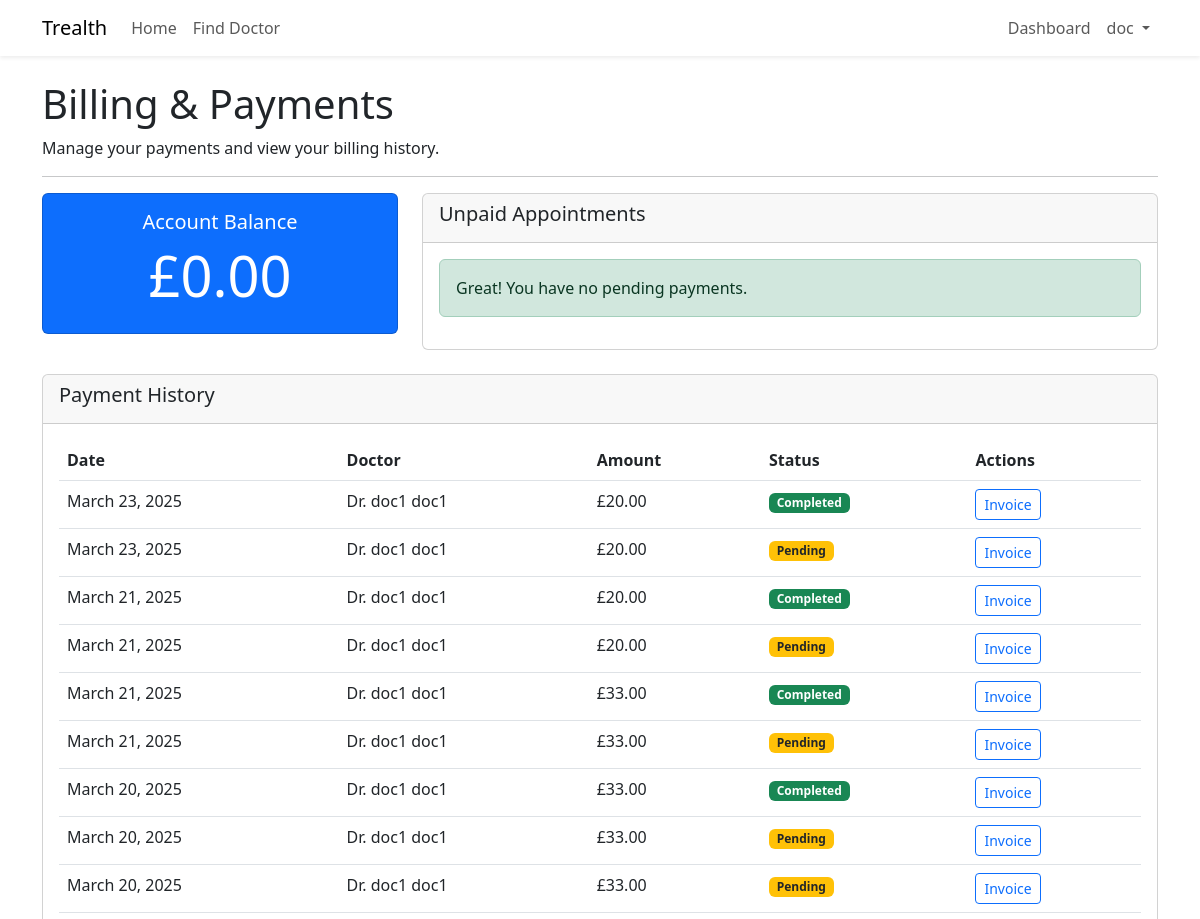
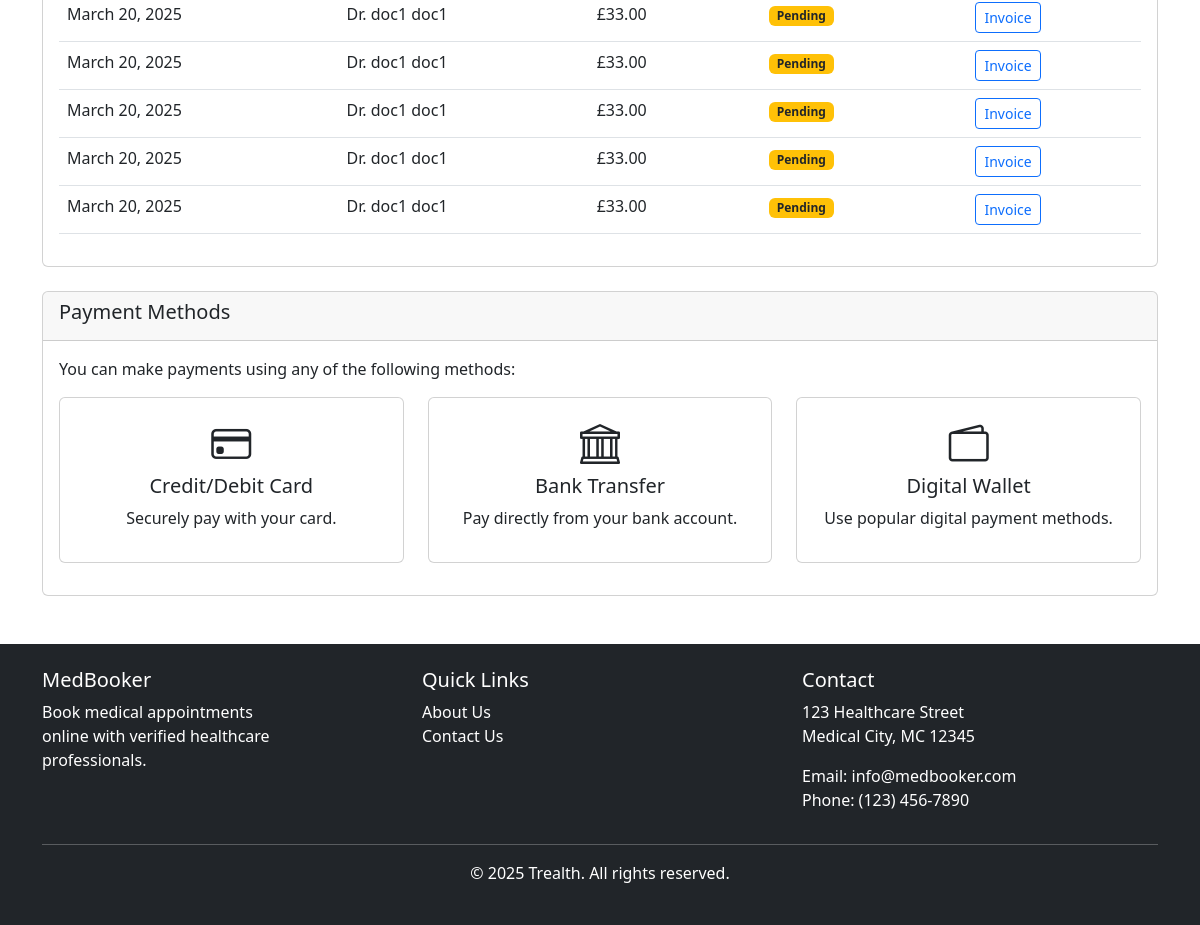
/patients/billing-payments/ (signed in), run on the app's committed database (2 pictures, top to bottom).
### accounts/models.py (models this page shows)
class User(AbstractUser):
    USER_TYPE_CHOICES = (
        ('doctor', 'Doctor'),
        ('patient', 'Patient'),
        ('admin', 'Administrator'),
    )
    email = models.EmailField(unique=True)
    user_type = models.CharField(max_length=10, choices=USER_TYPE_CHOICES)
    USERNAME_FIELD = 'email'
    REQUIRED_FIELDS = ['first_name', 'last_name']
    objects = CustomUserManager()

### patients/models.py (models this page shows, shortened)
class Patient(models.Model):
    patient_id = models.AutoField(primary_key=True)
    user = models.OneToOneField(settings.AUTH_USER_MODEL, on_delete=models.CASCADE, related_name='patient_profile')
    full_name = models.CharField(max_length=255)
    date_of_birth = models.DateField()
    gender = models.CharField(max_length=10)
    blood_type = models.CharField(max_length=5)
    allergies = models.CharField(max_length=255, blank=True)
    emergency_contact = models.CharField(max_length=255)
    balance = models.DecimalField(max_digits=10, decimal_places=2, default=0.00)
    location = models.CharField(max_length=255)

### payments/models.py (models this page shows, shortened)
class Payment(models.Model):
    PAYMENT_STATUS_CHOICES = (
        ('pending', 'Pending'),
        ('completed', 'Completed'),
        ('failed', 'Failed'),
        ('refunded', 'Refunded'),
    )
    payment_id = models.AutoField(primary_key=True)
    patient = models.ForeignKey(Patient, on_delete=models.CASCADE, related_name='payments')
    appointment = models.ForeignKey(Appointment, on_delete=models.CASCADE, related_name='payments')
    amount = models.DecimalField(max_digits=10, decimal_places=2)
    payment_status = models.CharField(max_length=20, choices=PAYMENT_STATUS_CHOICES, default='pending')
    payment_date = models.DateTimeField(auto_now_add=True)

### appointments/models.py (models this page shows, shortened)
class Appointment(models.Model):
    STATUS_CHOICES = (
        ('scheduled', 'Scheduled'),
        ('completed', 'Completed'),
        ('cancelled', 'Cancelled'),
        ('no_show', 'No Show'),
    )
    appointment_id = models.AutoField(primary_key=True)
    doctor = models.ForeignKey(Doctor, on_delete=models.CASCADE, related_name='appointments')
    patient = models.ForeignKey(Patient, on_delete=models.CASCADE, related_name='appointments')
    appointment_date = models.DateTimeField()
    status = models.CharField(max_length=20, choices=STATUS_CHOICES, default='scheduled')
    cancel_reason = models.CharField(max_length=255, blank=True, null=True)
    symptoms_description = models.TextField(blank=True, null=True)
    created_at = models.DateTimeField(auto_now_add=True)

### doctors/models.py (models this page shows, shortened)
class Doctor(models.Model):
    doctor_id = models.AutoField(primary_key=True)
    user = models.OneToOneField(settings.AUTH_USER_MODEL, on_delete=models.CASCADE, related_name='doctor_profile')
    full_name = models.CharField(max_length=255)
    specialization = models.CharField(max_length=255)
    experience_years = models.IntegerField()
    license_number = models.CharField(max_length=50)
    consultation_fee = models.DecimalField(max_digits=10, decimal_places=2)
    hospital_name = models.CharField(max_length=255)
    hospital_location = models.CharField(max_length=255)

### patients/views.py (the view)
# urls.py: path('billing-payments/', views.billing_payments, name='billing_payments'),
@login_required
def billing_payments(request):
    try:
        patient = Patient.objects.get(user=request.user)
        payments = Payment.objects.filter(patient=patient).order_by('-payment_date')
        unpaid_appointments = Appointment.objects.filter(
            patient=patient,
            status='completed'
        ).exclude(
            payments__payment_status='completed'
        )
        return render(request, 'patients/billing_payments.html', {
            'payments': payments,
            'unpaid_appointments': unpaid_appointments,
            'patient': patient
        })
    except Patient.DoesNotExist:
        messages.error(request, 'Patient profile not found. Please complete your profile.')
        return redirect('patients:profile')

### templates/patients/billing_payments.html (shortened to what this page needs)
{% extends 'base.html' %}
{% block content %}
<div class="row">
    <div class="col-md-12">
        <h1>Billing & Payments</h1>
        <p>Manage your payments and view your billing history.</p>
        <hr>
    </div>
</div>
<div class="row mb-4">
    <div class="col-md-4">
        <div class="card bg-primary text-white">
            <div class="card-body text-center">
                <h5 class="card-title">Account Balance</h5>
                <h2 class="display-4">£{{ patient.balance }}</h2>
            </div>
        </div>
    </div>
    <div class="col-md-8">
        <div class="card">
            <div class="card-header">
                <h5>Unpaid Appointments</h5>
            </div>
            <div class="card-body">
                {% if unpaid_appointments %}
                    <div class="table-responsive">
                        <table class="table table-hover">
                            <thead>
                                <tr>
                                    <th>Date</th>
                                    <th>Doctor</th>
                                    <th>Amount</th>
                                    <th>Actions</th>
                                </tr>
                            </thead>
                            <tbody>
                                {% for appointment in unpaid_appointments %}
                                    <tr>
                                        <td>{{ appointment.appointment_date|date }}</td>
                                        <td>Dr. {{ appointment.doctor.full_name }}</td>
                                        <td>£{{ appointment.doctor.consultation_fee }}</td>
                                        <td>
                                            <a href="{% url 'payments:payment_processing' appointment.appointment_id %}" class="btn btn-sm btn-primary">Pay Now</a>
                                        </td>
                                    </tr>
                                {% endfor %}
                            </tbody>
                        </table>
                    </div>
                {% else %}
                    <div class="alert alert-success">
                        Great! You have no pending payments.
                    </div>
                {% endif %}
            </div>
        </div>
    </div>
</div>
<div class="row">
    <div class="col-md-12">
        <div class="card">
            <div class="card-header">
                <h5>Payment History</h5>
            </div>
            <div class="card-body">
                {% if payments %}
                    <div class="table-responsive">
                        <table class="table table-hover">
                            <thead>
                                <tr>
                                    <th>Date</th>
                                    <th>Doctor</th>
                                    <th>Amount</th>
                                    <th>Status</th>
                                    <th>Actions</th>
                                </tr>
                            </thead>
                            <tbody>
                                {% for payment in payments %}
                                    <tr>
                                        <td>{{ payment.payment_date|date }}</td>
                                        <td>Dr. {{ payment.appointment.doctor.full_name }}</td>
                                        <td>£{{ payment.amount }}</td>
                                        <td>
                                            {% if payment.payment_status == 'completed' %}
                                                <span class="badge bg-success">Completed</span>
                                            {% elif payment.payment_status == 'pending' %}
                                                <span class="badge bg-warning text-dark">Pending</span>
                                            {% elif payment.payment_status == 'failed' %}
                                                <span class="badge bg-danger">Failed</span>
                                            {% else %}
                                                <span class="badge bg-secondary">{{ payment.payment_status }}</span>
                                            {% endif %}
                                        </td>
                                        <td>
                                            <a href="{% url 'payments:invoice_generation' payment.payment_id %}" class="btn btn-sm btn-outline-primary">Invoice</a>
                                        </td>
                                    </tr>
                                {% endfor %}
                            </tbody>
                        </table>
                    </div>
                {% else %}
                    <div class="alert alert-info">
                        No payment history found.
                    </div>
                {% endif %}
            </div>
        </div>
    </div>
</div>
<div class="row mt-4">
    <div class="col-md-12">
        <div class="card">
            <div class="card-header">
                <h5>Payment Methods</h5>
            </div>
            <div class="card-body">
                <p>You can make payments using any of the following methods:</p>
                <div class="row">
                    <div class="col-md-4 mb-3">
                        <div class="card">
                            <div class="card-body text-center">
                                <i class="bi bi-credit-card fs-1 mb-3"></i>
                                <h5>Credit/Debit Card</h5>
                                <p>Securely pay with your card.</p>
                            </div>
                        </div>
                    </div>
                    <div class="col-md-4 mb-3">
                        <div class="card">
                            <div class="card-body text-center">
                                <i class="bi bi-bank fs-1 mb-3"></i>
                                <h5>Bank Transfer</h5>
                                <p>Pay directly from your bank account.</p>
                            </div>
                        </div>
                    </div>
                    <div class="col-md-4 mb-3">
                        <div class="card">
                            <div class="card-body text-center">
                                <i class="bi bi-wallet2 fs-1 mb-3"></i>
                                <h5>Digital Wallet</h5>
                                <p>Use popular digital payment methods.</p>
                            </div>
                        </div>
                    </div>
                </div>
            </div>
        </div>
    </div>
</div>
{% endblock %}

### templates/base.html (shortened to what this page needs)
<!DOCTYPE html>
<html lang="en">
<head>
    <link href="https://cdn.jsdelivr.net/npm/bootstrap@5.3.0-alpha1/dist/css/bootstrap.min.css" rel="stylesheet">
    <link rel="stylesheet" href="https://cdn.jsdelivr.net/npm/bootstrap-icons@1.10.0/font/bootstrap-icons.css">
</head>
<body>
    <nav class="navbar navbar-expand-lg navbar-light bg-white shadow-sm">
        <div class="container">
            <a class="navbar-brand" href="{% url 'core:home' %}">Trealth</a>
            <div class="collapse navbar-collapse" id="navbarNav">
                <ul class="navbar-nav me-auto">
                    <li class="nav-item">
                        <a class="nav-link" href="{% url 'core:home' %}">Home</a>
                    </li>
                    {% if user.is_authenticated and user.user_type == 'patient' %}
                    <li class="nav-item">
                        <a class="nav-link" href="{% url 'core:find_doctor' %}">Find Doctor</a>
                    </li>
                    {% endif %}
                </ul>
                <ul class="navbar-nav ms-auto">
                    {% if user.is_authenticated %}
                        {% if user.user_type == 'doctor' %}
                            <li class="nav-item">
                                <a class="nav-link" href="{% url 'doctors:dashboard' %}">Dashboard</a>
                            </li>
                        {% elif user.user_type == 'patient' %}
                            <li class="nav-item">
                                <a class="nav-link" href="{% url 'patients:dashboard' %}">Dashboard</a>
                            </li>
                        {% elif user.user_type == 'admin' %}
                            <li class="nav-item">
                                <a class="nav-link" href="{% url 'admin_portal:dashboard' %}">Admin</a>
                            </li>
                        {% endif %}
                        <li class="nav-item dropdown">
                            <a class="nav-link dropdown-toggle" href="#" id="navbarDropdown" role="button" data-bs-toggle="dropdown" aria-expanded="false">
                                {{ user.first_name }}
                            </a>
                        </li>
                    {% endif %}
                </ul>
            </div>
        </div>
    </nav>
    <div class="container mt-4">
        {% block content %}{% endblock %}
    </div>
    <footer class="bg-dark text-white py-4 mt-5">
        <div class="container">
            <div class="row">
                <div class="col-md-4">
                    <h5>MedBooker</h5>
                    <div style="width: 70%;">
                        <p>Book medical appointments online with verified healthcare professionals.</p>
                    </div>
                </div>
                <div class="col-md-4">
                    <h5>Quick Links</h5>
                    <ul class="list-unstyled">
                        <li><a href="{% url 'core:about' %}" class="text-white" style="text-decoration: none;">About Us</a></li>
                        <li><a href="{% url 'core:contact' %}" class="text-white" style="text-decoration: none;">Contact Us</a></li>
                    </ul>
                </div>
                <div class="col-md-4">
                    <h5>Contact</h5>
                    <address>
                        <p>123 Healthcare Street<br>Medical City, MC 12345</p>
                        <p>Email: info@medbooker.com<br>Phone: (123) 456-7890</p>
                    </address>
                </div>
            </div>
            <hr>
            <div class="text-center">
                <p>&copy; 2025 Trealth. All rights reserved.</p>
            </div>
        </div>
    </footer>
</body>
</html>

### data on the page
User: first_name "doc"
Patient: balance "0.00"
Payment: payment_date "March 23, 2025", appointment.doctor.full_name "doc1 doc1", amount "20.00", payment_status "Completed"
Payment: payment_date "March 23, 2025", appointment.doctor.full_name "doc1 doc1", amount "20.00", payment_status "Pending"
Payment: payment_date "March 21, 2025", appointment.doctor.full_name "doc1 doc1", amount "20.00", payment_status "Completed"
Payment: payment_date "March 21, 2025", appointment.doctor.full_name "doc1 doc1", amount "20.00", payment_status "Pending"
Payment: payment_date "March 21, 2025", appointment.doctor.full_name "doc1 doc1", amount "33.00", payment_status "Completed"
Payment: payment_date "March 21, 2025", appointment.doctor.full_name "doc1 doc1", amount "33.00", payment_status "Pending"
Payment: payment_date "March 20, 2025", appointment.doctor.full_name "doc1 doc1", amount "33.00", payment_status "Completed"
Payment: payment_date "March 20, 2025", appointment.doctor.full_name "doc1 doc1", amount "33.00", payment_status "Pending"
Payment: payment_date "March 20, 2025", appointment.doctor.full_name "doc1 doc1", amount "33.00", payment_status "Pending"
Payment: payment_date "March 20, 2025", appointment.doctor.full_name "doc1 doc1", amount "33.00", payment_status "Pending"
Payment: payment_date "March 20, 2025", appointment.doctor.full_name "doc1 doc1", amount "33.00", payment_status "Pending"
Payment: payment_date "March 20, 2025", appointment.doctor.full_name "doc1 doc1", amount "33.00", payment_status "Pending"
Payment: payment_date "March 20, 2025", appointment.doctor.full_name "doc1 doc1", amount "33.00", payment_status "Pending"
Payment: payment_date "March 20, 2025", appointment.doctor.full_name "doc1 doc1", amount "33.00", payment_status "Pending"
